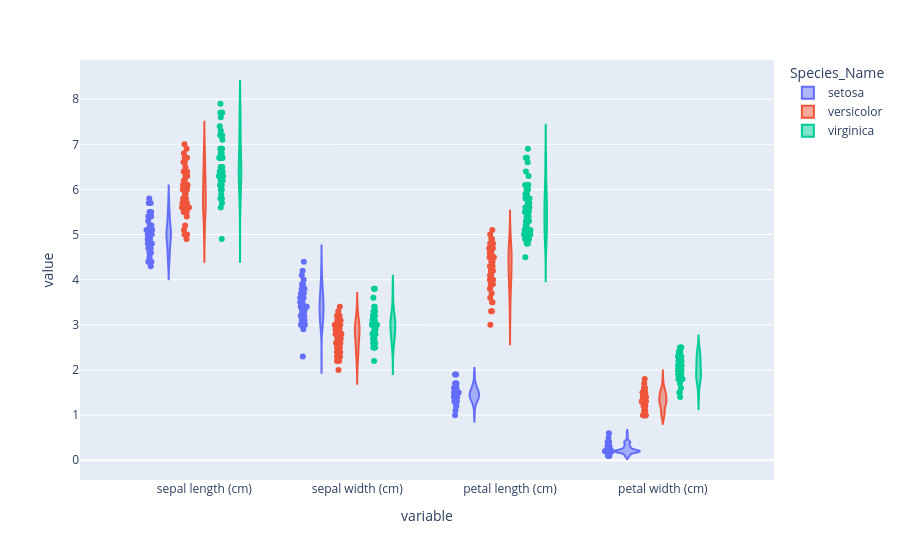

The notebook cell this image was saved under:
### Code cell
fig = px.violin(df, y=["sepal length (cm)", "sepal width (cm)", "petal length (cm)", "petal width (cm)"]
                   ,color="Species_Name", points="all", box=False)
fig.show()

### Figure 1 — Plotly figure (JSON) as saved in the notebook; plotly's stock layout.template omitted (floating-point values rounded to 4 significant figures; data arrays with more than 128 entries replaced by an {"elided": "..."} marker saying what was removed)
{"data": [{"alignmentgroup": "True", "box": {"visible": false}, "hovertemplate": "Species_Name=setosa<br>variable=%{x}<br>value=%{y}<extra></extra>", "legendgroup": "setosa", "marker": {"color": "#636efa"}, "name": "setosa", "offsetgroup": "setosa", "orientation": "v", "points": "all", "scalegroup": "True", "showlegend": true, "type": "violin", "x": {"elided": "200 str values"}, "x0": " ", "xaxis": "x", "y": {"elided": "200 float values"}, "y0": " ", "yaxis": "y"}, {"alignmentgroup": "True", "box": {"visible": false}, "hovertemplate": "Species_Name=versicolor<br>variable=%{x}<br>value=%{y}<extra></extra>", "legendgroup": "versicolor", "marker": {"color": "#EF553B"}, "name": "versicolor", "offsetgroup": "versicolor", "orientation": "v", "points": "all", "scalegroup": "True", "showlegend": true, "type": "violin", "x": {"elided": "200 str values"}, "x0": " ", "xaxis": "x", "y": {"elided": "200 float values"}, "y0": " ", "yaxis": "y"}, {"alignmentgroup": "True", "box": {"visible": false}, "hovertemplate": "Species_Name=virginica<br>variable=%{x}<br>value=%{y}<extra></extra>", "legendgroup": "virginica", "marker": {"color": "#00cc96"}, "name": "virginica", "offsetgroup": "virginica", "orientation": "v", "points": "all", "scalegroup": "True", "showlegend": true, "type": "violin", "x": {"elided": "200 str values"}, "x0": " ", "xaxis": "x", "y": {"elided": "200 float values"}, "y0": " ", "yaxis": "y"}], "layout": {"legend": {"title": {"text": "Species_Name"}, "tracegroupgap": 0}, "margin": {"t": 60}, "violinmode": "group", "xaxis": {"anchor": "y", "domain": [0, 1], "title": {"text": "variable"}}, "yaxis": {"anchor": "x", "domain": [0, 1], "title": {"text": "value"}}}}
